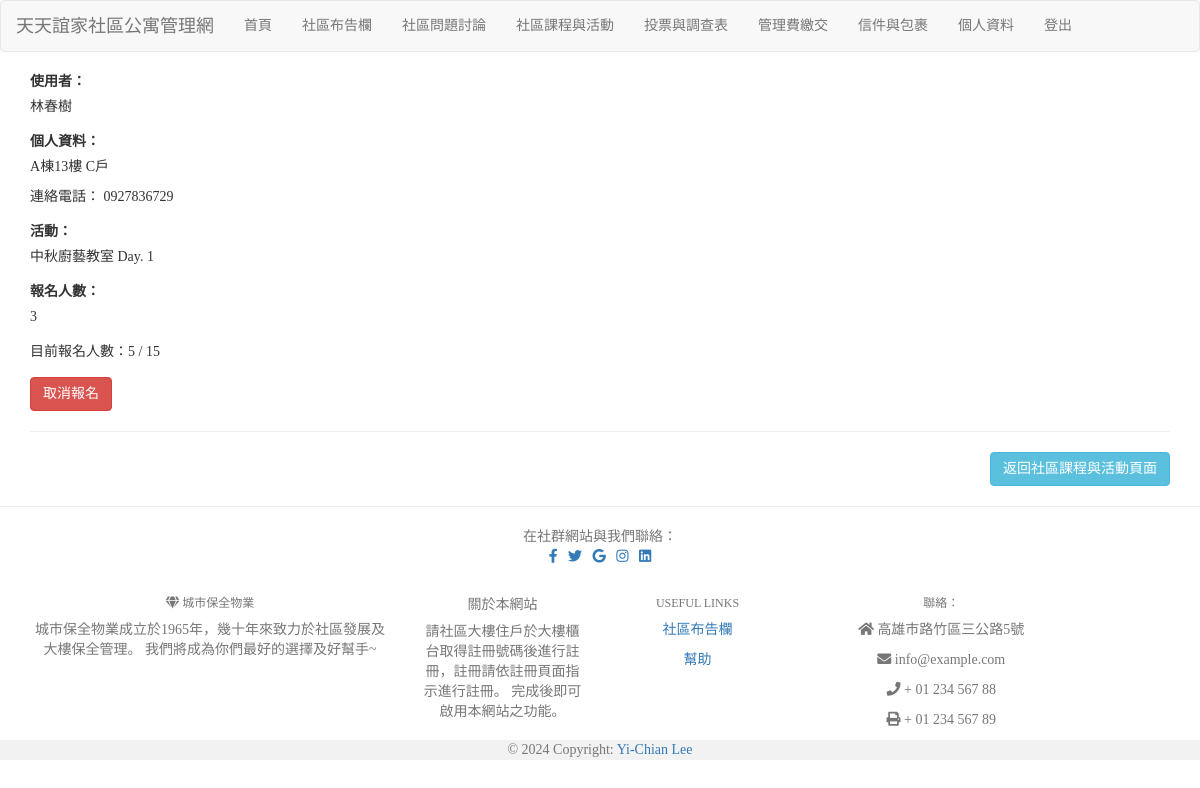
The app's page /apply_for_activity/1/ (signed in) with its own data.
### mysite/models.py (models this page shows, shortened)
class Profile(models.Model):
    BUILDING = (('A','A棟'),('B','B棟'))
    DOOR = (('A','A'),('B','B'),('C','C'),('D','D'))
    user = models.OneToOneField(User, on_delete=models.CASCADE)
    build = models.CharField(max_length=10, choices=BUILDING)
    floor = models.IntegerField(verbose_name='樓層', default=2, validators=[MinValueValidator(2),MaxValueValidator(15)])
    household = models.CharField(max_length=5, choices=DOOR)
    phone = models.CharField(max_length=10)

class Activity(models.Model):
    name = models.CharField(max_length=100, verbose_name='活動名稱')
    date = models.DateField(verbose_name='活動日期')
    location = models.CharField(max_length=50, verbose_name='活動地點')
    description = models.TextField(verbose_name='活動描述')
    max_particioants = models.PositiveIntegerField(verbose_name='人數上限')
    current_participants = models.PositiveIntegerField(default=0, verbose_name='目前報名人數')

class ActivityApplication(models.Model):
    user = models.ForeignKey(User, on_delete=models.CASCADE, verbose_name='使用者')
    profile = models.ForeignKey(Profile, on_delete=models.CASCADE, verbose_name='個人資料')
    activity = models.ForeignKey(Activity, on_delete=models.CASCADE, verbose_name='活動')
    application_date = models.DateTimeField(auto_now_add=True, verbose_name='報名日期')
    is_registered = models.BooleanField(default=False, verbose_name='是否已報名')
    participant_count = models.PositiveIntegerField(default=1, verbose_name='報名人數', validators=[MinValueValidator(1)])

### mysite/views.py (the view)
# urls.py: path('apply_for_activity/<int:activity_id>/', views.apply_for_activity, name='apply_for_activity'),
def apply_for_activity(request, activity_id):
    if request.user.is_authenticated:
        username = request.user.username
    messages.get_messages(request)
    activity = get_object_or_404(models.Activity, id=activity_id)
    existing_application = models.ActivityApplication.objects.filter(user=request.user, activity=activity).first()
    if request.method == 'POST':
        form = forms.ActivityApplicationForm(request.POST)
        if form.is_valid():
            application = form.save(commit=False)
            application.user = request.user
            application.profile = request.user.profile
            application.activity = activity
            participant_count = form.cleaned_data.get('participant_count')
            if activity.current_participants + participant_count <= activity.max_particioants:
                application.save()
                activity.current_participants+=participant_count
                activity.save()
                messages.info(request, "報名成功！")
                return redirect('/public')
            else:
                messages.error(request, "活動已額滿！")
                return redirect('/public')
    else:
        form = forms.ActivityApplicationForm()
    is_full = activity.current_participants >= activity.max_particioants
    return render(request, 'apply_for_activity.html', locals())

### mysite/forms.py (shortened to what this page needs)
class ActivityApplicationForm(forms.ModelForm):
    class Meta:
        model = models.ActivityApplication
        fields = ['participant_count']
    def __init__(self, *args, **kwargs):
        user = kwargs.pop('user', None)
        super(ActivityApplicationForm, self).__init__(*args, **kwargs)
        self.fields['participant_count'].widget.attrs.update({'class':'form-control'})
        if user:
            self.fields['user'].initial = user
            self.fields['profile'].initial = user.profile
            self.fields['user'].widget.attrs['readonly'] = True
            self.fields['profile'].widget.attrs['readonly'] = True

### mysite/templates/apply_for_activity.html (shortened to what this page needs)
{% extends "base.html" %}
{% block content %}
<div class="container">
<form method="POST" action="{% url 'apply_for_activity' activity.id %}">
    <div class="form-group">
        <label for="id_user">使用者：</label>
        <p>{{ request.user.username}}</p>
    </div>
    <div class="form-group">
        <label for="id_profile">個人資料：</label>
        <p>{{ request.user.profile.build}}棟{{ request.user.profile.floor }}樓 {{ request.user.profile.household }}戶</p>
        <p>連絡電話： {{ request.user.profile.phone }}</p>
    </div>
    <div class="form-group">
        <label for="id_activity">活動：</label>
        <p>{{ activity.name}}</p>
    </div>
    {% if is_full %}
        <p class="text-danger">活動已額滿</p>
    {% else %}
    <div class="form-group">
        <label for="id_participant_count">報名人數：</label>
        {% if existing_application %}
        <p>{{ existing_application.participant_count}}</p>
        {% else %}
        {{ form.participant_count}}
        {% if form.participant_count.errors %}
        <p class="text-danger" style="color: red">報名人數至少1人，不可為0</p>
        {% endif %}
        {% endif %}
    </div>
    <div class="form-group">
        <p>目前報名人數：{{ activity.current_participants }} / {{ activity.max_particioants }}</p>
    </div>
    {% endif %}
</form>
    {% if existing_application %}
    <form method="POST" action="{% url 'cancel_application' activity.id %}">
        <input type="submit" value="取消報名" class="btn btn-danger">
    {% endif %}
    </form>
    <hr>
    <a class="btn btn-info" href="/public" role="button" style="float: right">返回社區課程與活動頁面</a>
</div>
{% endblock %}

### mysite/templates/base.html (style rules this page uses)
h1, h2, h3, h4, h5, p, div { font-family: 微軟正黑體; }

### records on screen
Activity: name "中秋廚藝教室 Day. 1", current_participants "5", max_particioants "15"
ActivityApplication: participant_count "3"

### other values on screen
{{ request.user.username }} "林春樹"
{{ request.user.profile.build }} "A"
{{ request.user.profile.floor }} "13"
{{ request.user.profile.household }} "C"
{{ request.user.profile.phone }} "0927836729"
